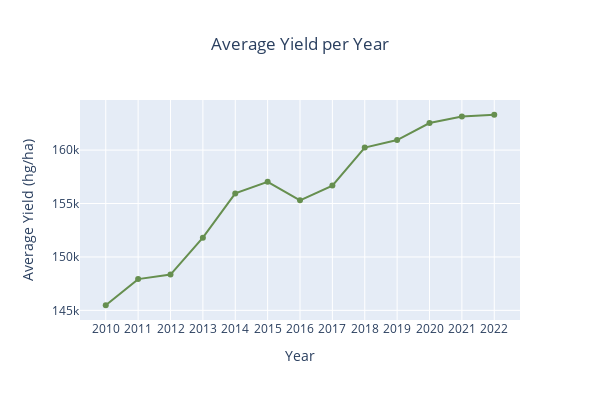

Source (notebook cell):
### Markdown cell above
#### 3.1.1 <a id='toc3_1_1_'></a>[``Yield`` variable](#toc0_)

### Code cell
yieldbyyear = df.groupby('Year')['yield_hg/ha'].mean() # Groups the df by the year and calculates the average of the column 'yield_hg/ha' for each year.

# Plotly Graph
fig = go.Figure(data=go.Scatter(x=yieldbyyear.index, y=yieldbyyear.values, line=dict(color=agro[3])))

fig.update_layout(xaxis_title='Year', yaxis_title='Average Yield (hg/ha)', title='Average Yield per Year',width=600, height=400,xaxis=dict(tickmode='linear', dtick=1),title_x=0.5) 

fig.show()

### Figure 1 — Plotly figure (JSON) as saved in the notebook; plotly's stock layout.template omitted (floating-point values rounded to 4 significant figures)
{"data": [{"line": {"color": "#668f4f"}, "type": "scatter", "x": [2010, 2011, 2012, 2013, 2014, 2015, 2016, 2017, 2018, 2019, 2020, 2021, 2022], "y": [145500.0, 147900.0, 148300.0, 151800.0, 155900.0, 157000.0, 155300.0, 156700.0, 160200.0, 160900.0, 162500.0, 163100.0, 163300.0]}], "layout": {"height": 400, "title": {"text": "Average Yield per Year", "x": 0.5}, "width": 600, "xaxis": {"dtick": 1, "tickmode": "linear", "title": {"text": "Year"}}, "yaxis": {"title": {"text": "Average Yield (hg/ha)"}}}}
